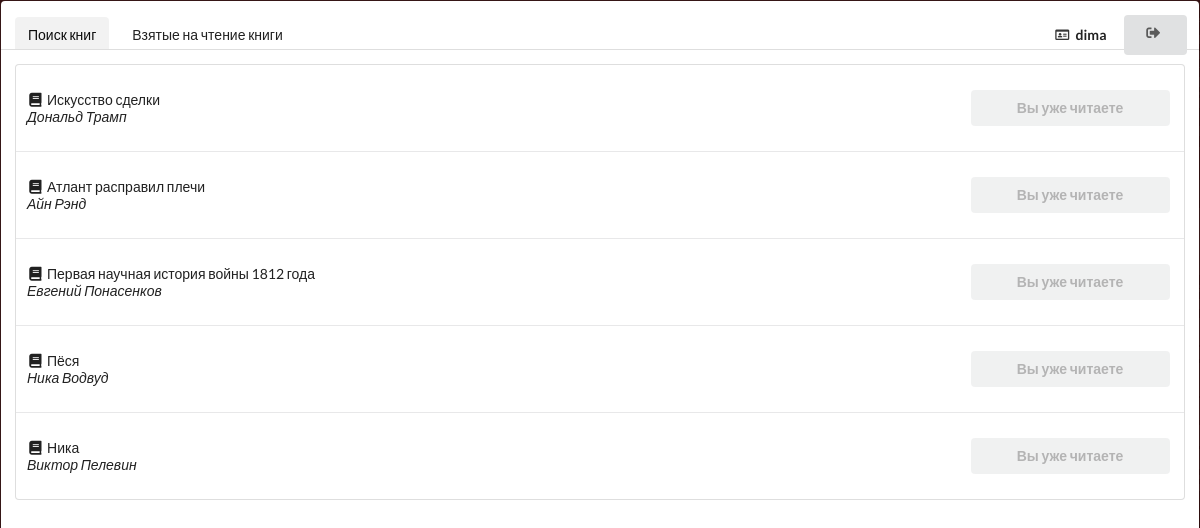
The page /main/search/ (signed in) on the database as committed earlier.
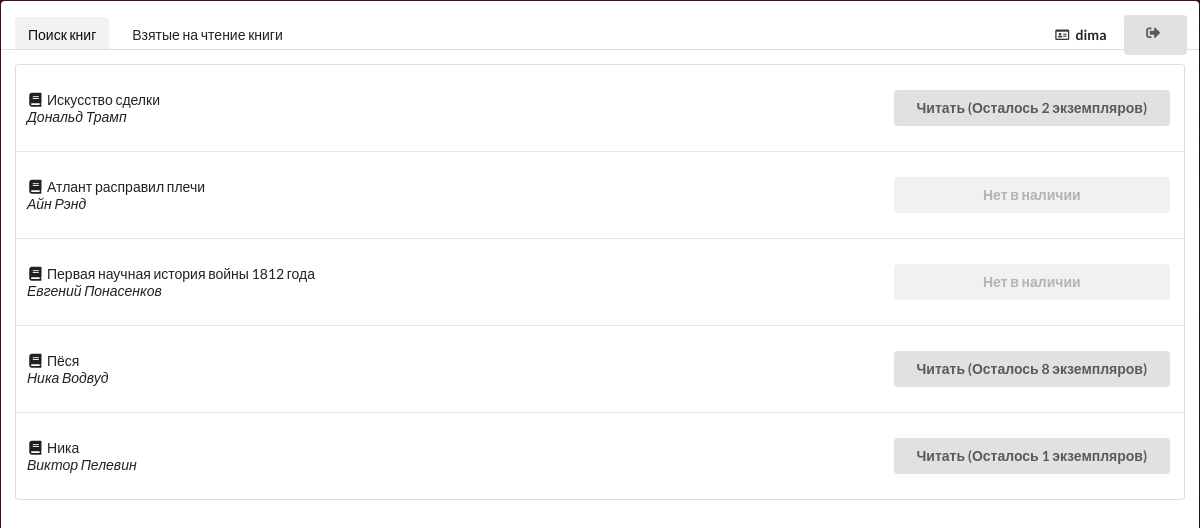
The same page on the database as committed later.
### Books/models.py (models this page shows)
class Book(models.Model):
    title = models.CharField(max_length=50, help_text="Название книги")
    author = models.CharField(max_length=50, help_text="Автор книги")
    cover = models.ImageField(upload_to="covers")
    pdf = models.FileField(upload_to="pdf")
    count = models.IntegerField()

### Books/views.py (the view)
# urls.py: path('search/', views.Searching, name='search'),
def Searching(request):
    current_user = request.user
    books = Book.objects.all()
    reading = ReadingList.objects.all().filter(user_id=current_user)
    array = []
    for r in reading:
        array.append(r.book_id)
    complete = CompleteList.objects.all().filter(user_id=current_user)
    return render(request, 'Books/search.html', {'array': array, 'complete': complete, 'books':books})

### Books/templates/Books/search.html (shortened to what this page needs)
{% extends 'Books/base.html' %}
{% block panel %}
                <a class="active item">
                    Поиск книг
                </a>
                <a class="item" href="/main">
                    Взятые на чтение книги
                </a>
                <div class="right menu">
                    <a class="item">
                        <i class="id card outline icon"></i> <b>{{ user.username }}</b>
                    </a>
                    <div class="ui vertical animated button" tabindex="0">
                        <div class="visible content">
                            <i class="sign out icon"></i>
                        </div>
                    </div>
                </div>
{% endblock %}
{% block table_content %}
{% for book in books %}
{% if book in array %}
    <tr>
                        <td class="collapsing">
                            <div class = "bookTitle" data-html="<div class='header'></div><div class='content'><img class='ui small image' src='{{ book.cover.url }}'>" data-position="bottom right" ><i class="book icon"></i>{{ book.title }}</div>
                            <i>{{ book.author }}</i>
                        </td>
                        <td class="right aligned collapsing">
                            <form method="POST" action="create/">
        <p>
        <button type="submit" value="Сохранить" class="ui button disabled" style="width: 50%;">
            Вы уже читаете
                </button>
    </form>
                        </td>
                    </tr>
{% elif book.count > 0 %}
                    <tr>
                        <td class="collapsing">
                            <div class = "bookTitle" data-html="<div class='header'></div><div class='content'><img class='ui small image' src='{{ book.cover.url }}'>" data-position="bottom right" ><i class="book icon"></i>{{ book.title }}</div>
                            <i>{{ book.author }}</i>
                        </td>
                        <td class="right aligned collapsing">
                            <form method="POST" action="create/">
        <p>
        <button type="submit" value="Сохранить" class="ui button" style="width: 50%;">
            Читать (Осталось {{ book.count }} экземпляров)
                </button>
    </form>
                        </td>
                    </tr>
{% else %}
    <tr>
                        <td class="collapsing">
                            <div class = "bookTitle" data-html="<div class='header'></div><div class='content'><img class='ui small image' src='{{ book.cover.url }}'>" data-position="bottom right" ><i class="book icon"></i>{{ book.title }}</div>
                            <i>{{ book.author }}</i>
                        </td>
                        <td class="right aligned collapsing">
                            <form method="POST" action="create/">
        <p>
        <button type="submit" value="Сохранить" class="ui button disabled" style="width: 50%;">
            Нет в наличии
                </button>
    </form>
                        </td>
                    </tr>
    {% endif %}
{% endfor %}
{% endblock %}

Rows that differ between the two databases and show on the page:
changed Book "Искусство сделки": count (not shown) → "2"
changed Book "Атлант расправил плечи": count -3 → -4 (drawn)
changed Book "Первая научная история войны 1812 года": text "Вы уже читаете" → "Нет в наличии"
changed Book "Пёся": count (not shown) → "8"; text "Вы уже читаете" → "Читать (Осталось экземпляров)"
changed Book "Ника": count (not shown) → "1"; text "Вы уже читаете" → "Читать (Осталось экземпляров)"
